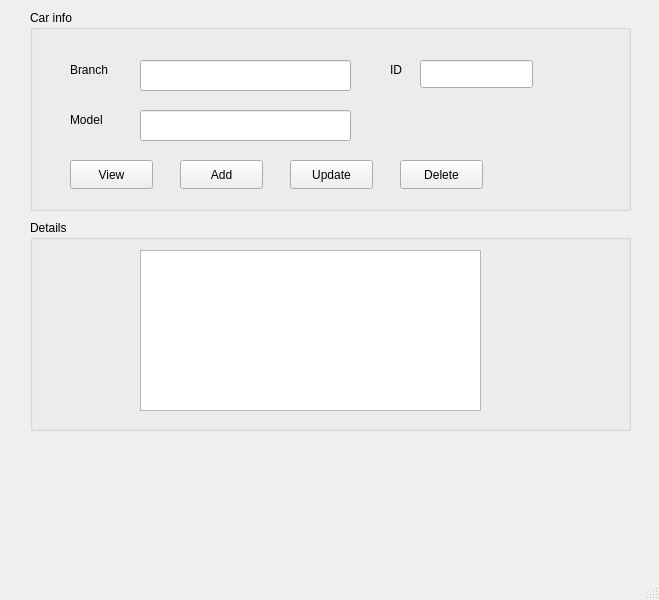
<?xml version="1.0" encoding="UTF-8"?>
<ui version="4.0">
 <class>MainWindow</class>
 <widget class="QMainWindow" name="MainWindow">
  <property name="geometry">
   <rect>
    <x>0</x>
    <y>0</y>
    <width>659</width>
    <height>600</height>
   </rect>
  </property>
  <property name="windowTitle">
   <string>MainWindow</string>
  </property>
  <widget class="QWidget" name="centralwidget">
   <widget class="QGroupBox" name="groupBox">
    <property name="geometry">
     <rect>
      <x>30</x>
      <y>10</y>
      <width>601</width>
      <height>201</height>
     </rect>
    </property>
    <property name="title">
     <string>Car info</string>
    </property>
    <widget class="QLabel" name="labelBranch">
     <property name="geometry">
      <rect>
       <x>40</x>
       <y>50</y>
       <width>63</width>
       <height>20</height>
      </rect>
     </property>
     <property name="text">
      <string>Branch</string>
     </property>
    </widget>
    <widget class="QLabel" name="labelModel">
     <property name="geometry">
      <rect>
       <x>40</x>
       <y>100</y>
       <width>63</width>
       <height>20</height>
      </rect>
     </property>
     <property name="text">
      <string>Model</string>
     </property>
    </widget>
    <widget class="QPushButton" name="pushButtonAdd">
     <property name="geometry">
      <rect>
       <x>150</x>
       <y>150</y>
       <width>83</width>
       <height>29</height>
      </rect>
     </property>
     <property name="text">
      <string>Add</string>
     </property>
    </widget>
    <widget class="QPushButton" name="pushButtonDelete">
     <property name="geometry">
      <rect>
       <x>370</x>
       <y>150</y>
       <width>83</width>
       <height>29</height>
      </rect>
     </property>
     <property name="text">
      <string>Delete</string>
     </property>
    </widget>
    <widget class="QPushButton" name="pushButtonView">
     <property name="geometry">
      <rect>
       <x>40</x>
       <y>150</y>
       <width>83</width>
       <height>29</height>
      </rect>
     </property>
     <property name="text">
      <string>View</string>
     </property>
    </widget>
    <widget class="QLineEdit" name="lineEditBranch">
     <property name="geometry">
      <rect>
       <x>110</x>
       <y>50</y>
       <width>211</width>
       <height>31</height>
      </rect>
     </property>
    </widget>
    <widget class="QLineEdit" name="lineEditModel">
     <property name="geometry">
      <rect>
       <x>110</x>
       <y>100</y>
       <width>211</width>
       <height>31</height>
      </rect>
     </property>
    </widget>
    <widget class="QLabel" name="labelId">
     <property name="geometry">
      <rect>
       <x>360</x>
       <y>50</y>
       <width>63</width>
       <height>20</height>
      </rect>
     </property>
     <property name="text">
      <string>ID</string>
     </property>
    </widget>
    <widget class="QLineEdit" name="lineEditId">
     <property name="geometry">
      <rect>
       <x>390</x>
       <y>50</y>
       <width>113</width>
       <height>28</height>
      </rect>
     </property>
    </widget>
    <widget class="QPushButton" name="pushButtonUpdate">
     <property name="geometry">
      <rect>
       <x>260</x>
       <y>150</y>
       <width>83</width>
       <height>29</height>
      </rect>
     </property>
     <property name="text">
      <string>Update</string>
     </property>
    </widget>
   </widget>
   <widget class="QGroupBox" name="groupBox_2">
    <property name="geometry">
     <rect>
      <x>30</x>
      <y>220</y>
      <width>601</width>
      <height>211</height>
     </rect>
    </property>
    <property name="title">
     <string>Details</string>
    </property>
    <widget class="QTextEdit" name="textEditCar">
     <property name="geometry">
      <rect>
       <x>110</x>
       <y>30</y>
       <width>341</width>
       <height>161</height>
      </rect>
     </property>
    </widget>
   </widget>
  </widget>
  <widget class="QMenuBar" name="menubar">
   <property name="geometry">
    <rect>
     <x>0</x>
     <y>0</y>
     <width>659</width>
     <height>25</height>
    </rect>
   </property>
  </widget>
  <widget class="QStatusBar" name="statusbar"/>
 </widget>
 <resources/>
 <connections/>
</ui>
